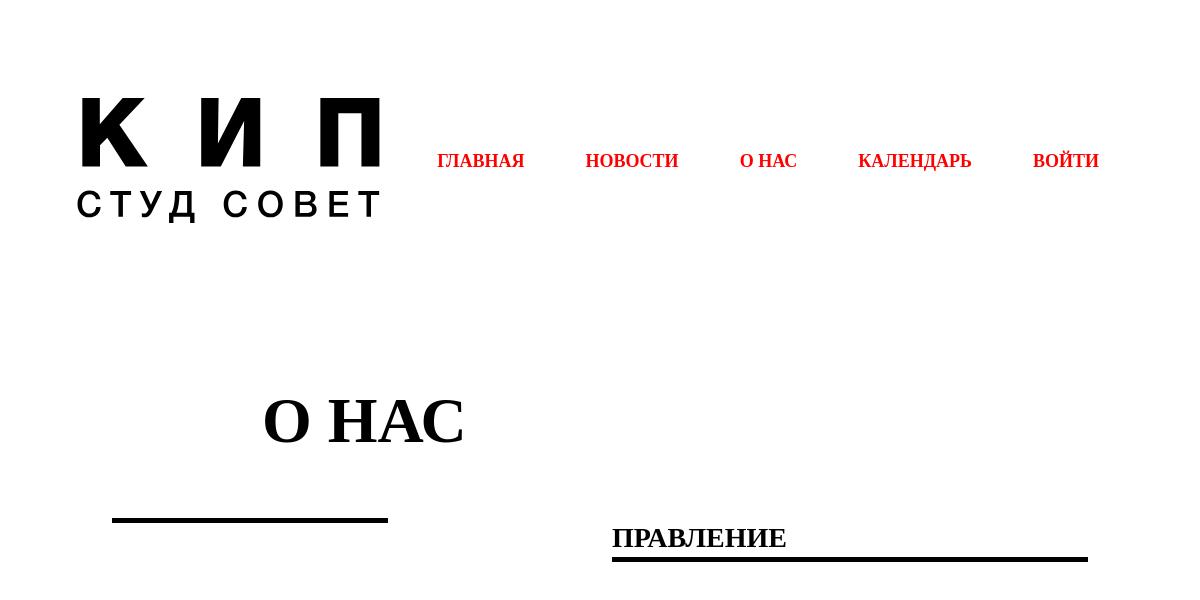
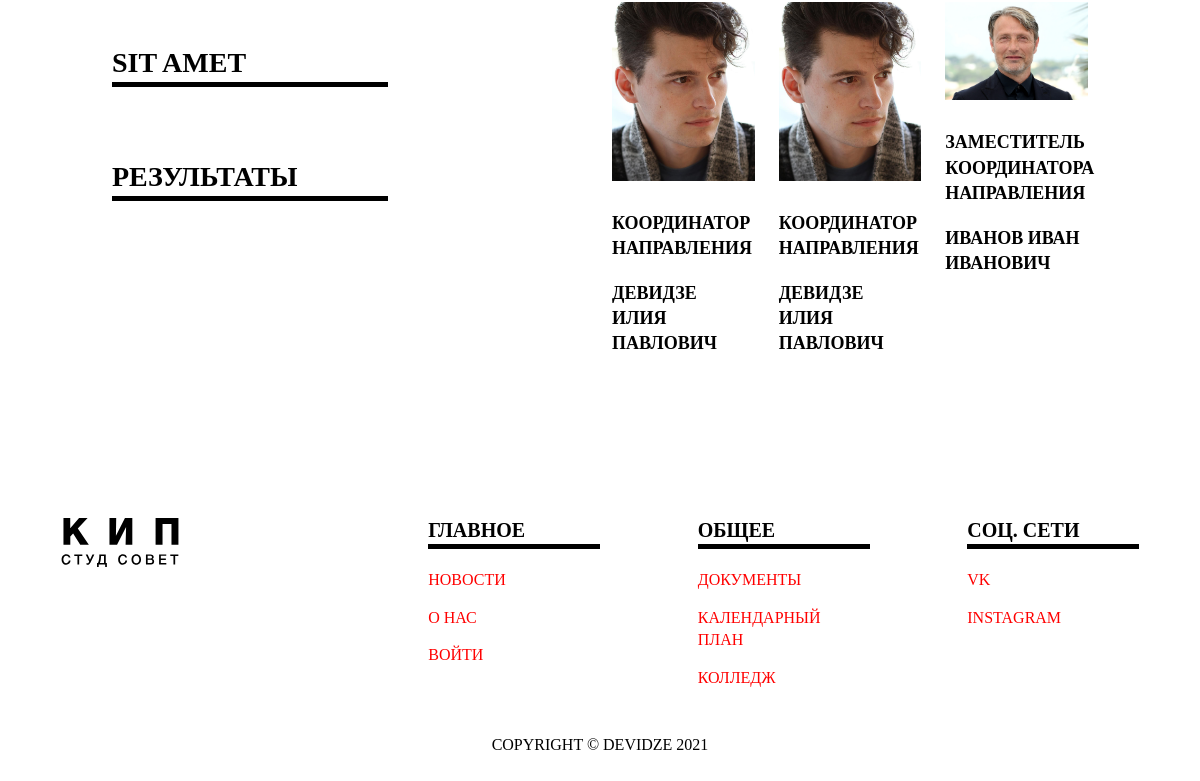
Page /about/ on the earlier database version (2 pictures, top to bottom).
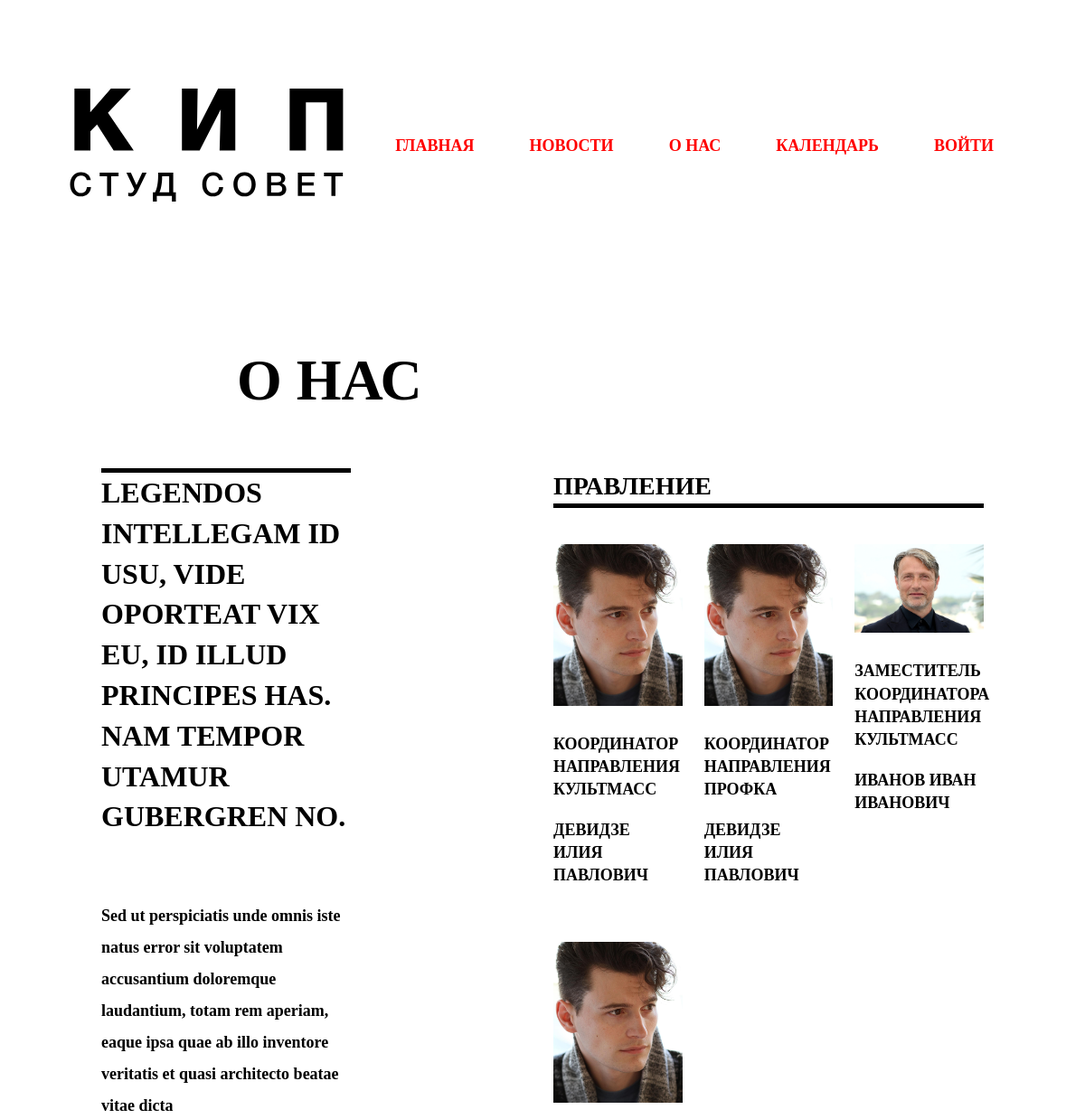
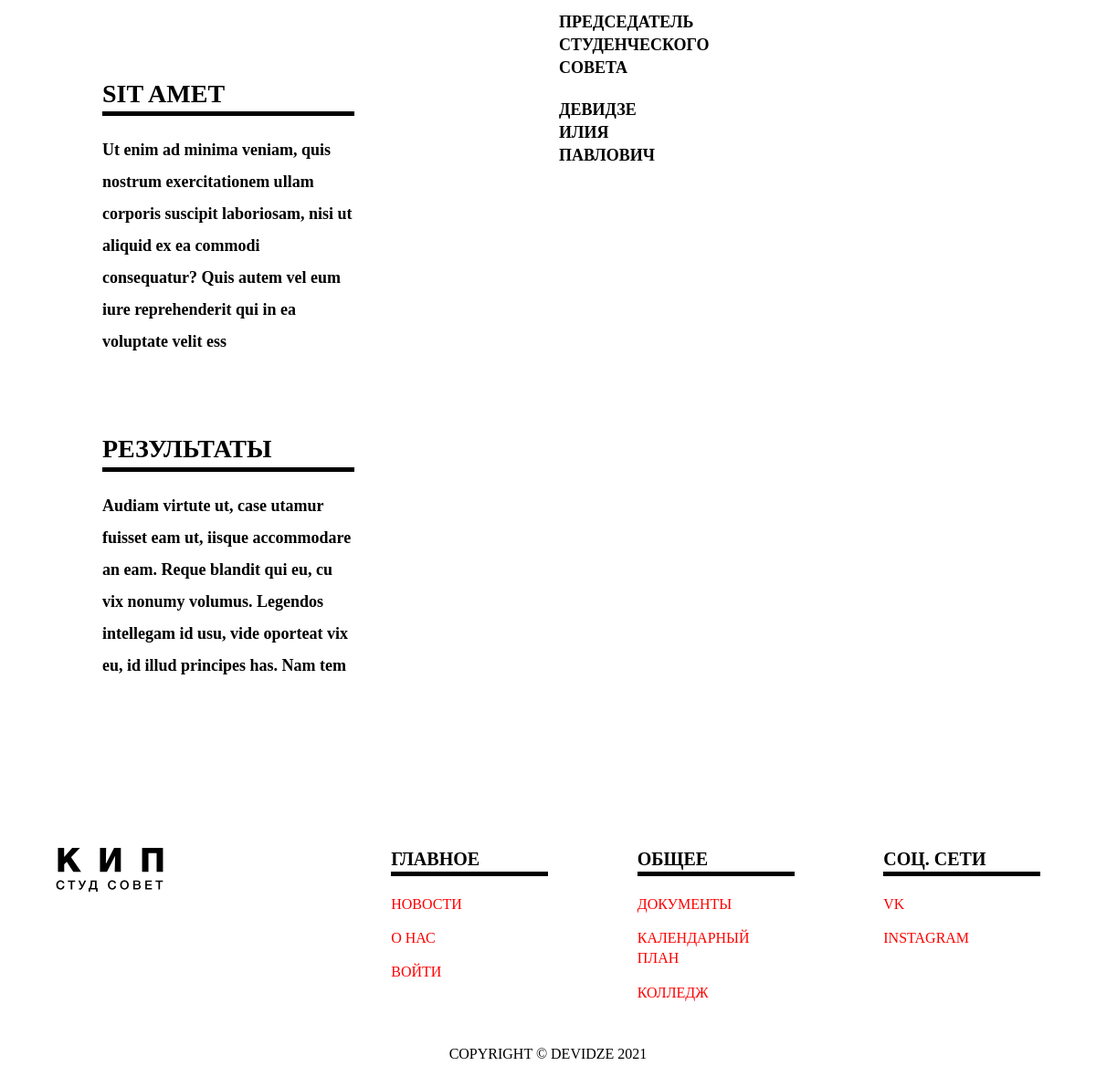
Same page on the later database version (2 pictures, top to bottom).
### accounts/models.py (models this page shows, shortened)
class ListDirection(models.Model):
    STATUS = (
            ('Участник', 'Участник'),
            ('Правление', 'Правление')
    )
    tags        = models.ForeignKey(Tag, null=True, on_delete=models.SET_NULL)
    user        = models.ForeignKey(Student, null=True, on_delete=models.SET_NULL)
    status      = models.CharField(max_length=200, blank=True, null=True, choices=STATUS)
    role        = models.CharField(max_length=200, blank=True, null=True)
    date_created= models.DateTimeField(auto_now_add=True, null=True)

class Student(models.Model):
    user        = models.OneToOneField(User, null=True, on_delete=models.CASCADE)
    group       = models.ForeignKey(Company, null=True, on_delete=models.SET_NULL)
    fio         = models.CharField(max_length=200, null=True)
    email       = models.CharField(max_length=200, null=True)
    phone       = models.CharField(max_length=200, null=True)
    birthday    = models.DateField(null=True)
    profile_pic = models.ImageField(default='avatar.png', null=True, blank=True)
    vk_url      = models.CharField(max_length=200, blank=True, null=True)
    instagram_url   = models.CharField(max_length=200, blank=True, null=True)
    date_created= models.DateTimeField(auto_now_add=True, null=True)

class About(models.Model):
    tags        = models.ForeignKey(Tag, null = True, blank = True, on_delete = models.SET_NULL)
    goals       = models.CharField(max_length=200, blank=True, null=True)
    main_text   = models.CharField(max_length=200, blank=True, null=True)
    common_text = models.CharField(max_length=200, blank=True, null=True)
    result      = models.CharField(max_length=200, blank=True, null=True)

### accounts/views.py (the view)
# urls.py: path('about/', views.about, name="about"),
def about(request):
    users = ListDirection.objects.filter(status="Правление")
    text_about = About.objects.filter(tags__name="Общее").last()
    if unauthenticated_user == True:
        account = request.user.student
    account = None
    context = {
        'users':users, 'text_about':text_about, 'account':account
    }
    return render(request, 'accounts/pages/about.html', context)

### accounts/templates/accounts/pages/about.html
{% extends 'accounts/main.html' %}
{% load static %}
{% block content %}
<section class="promo row">
    <div class="col-12 col-sm-7 promo-header">
        О нас
    </div>
</section>
<section class="info row">
    <div class="col-1 col-xs-0 col-sm-1"></div>
    <div class="col-xs-6 col-sm-10 col-md-5 col-lg-3 info-boxes">
        <div class="row">
            <div class="info-box">
                <div class="info-author-header">{{text_about.goals}}</div>
                <div class="info-text">{{text_about.main_text}}</div>
            </div>
            <div class="info-box">
                <div class="box-header">Sit amet </div>
                <div class="info-text">{{text_about.common_text}}</div>
            </div>
            <div class="info-box">
                <div class="box-header">Результаты </div>
                <div class="info-text">{{text_about.result}}</div>
            </div>
        </div>
    </div>
    <div class="col-xs-0 col-sm-2 col-md-1 col-lg-2"></div>
    <div class="col-xs-12 col-sm-8 col-md-4 col-lg-5 info-users">
        <div class="box-header">Правление</div>
        <div class="row">
            {% for user in users %}
            <div class="col-xs-12 col-sm-12 col-md-12 col-lg-4 info-user">
                <img class="img-fluid" src="{{user.user.profile_pic.url}}" alt="">
                {% if request.user.is_staff %}
                <div class="info-role"><a href="{% url 'direction' user.tags.id %}">{{user.role}}</a></div>
                    {% if user.user.fio == account.fio %}
                        <div class="info-fio"><a href="{% url 'main_user' %}">{{user.user.fio}}</a></div>
                    {% else %}
                        <div class="info-fio"><a href="{% url 'admin_lookuser' user.user.fio %}">{{user.user.fio}}</a></div>
                    {% endif %}
                {% else %}
                    <div class="info-role">{{user.role}}</div>
                    <div class="info-fio">{{user.user.fio}}</div>
                {% endif %}
            </div>
            {% endfor %}
        </div>
    </div>
    <div class="col-xs-0 col-md-1"></div>
</section>
{% endblock %}

### accounts/templates/accounts/main.html (shortened to what this page needs)
{% load static %}
<!DOCTYPE html>
<html lang="en">
<head>
    <link rel="stylesheet" href="https://cdn.jsdelivr.net/npm/bootstrap@5.0.0-beta1/dist/css/bootstrap.rtl.min.css"
>
    <link rel="stylesheet" type="text/css" href="{% static './css/styles.css' %}">
    <link rel="stylesheet" type="text/css" href="{% static './css/fonts.css' %}">
    <link rel="stylesheet" type="text/css" href="{% static './css/Helvetica.css' %}">
</head>
<body>
    <div class="container-fluid">
        {% include 'accounts/blocks/hider.html'%}
        {% include 'accounts/blocks/header.html'%}
        {% block content %}
        {% endblock %}
        {% include 'accounts/blocks/footer.html'%}
        {% include 'accounts/blocks/copyright.html'%}
    </div>
</body>
</html>

### accounts/templates/accounts/blocks/hider.html
{% load static %}
<section class="hider row">
    <div class="col-12">
    </div>
</section>

### accounts/templates/accounts/blocks/header.html (shortened to what this page needs)
{% load static %}
<div class="container-fluid">
    <section class="header row">
        <nav class="navbar navbar-expand-xl navbar-light">
            <div class="container-fluid header-navs">
                <a class="navbar-brand" href="{% url 'main' %}"><img class="header-logo" src="{% static '/images/logo.svg' %}" alt="logo"></a>
                <div class="collapse navbar-collapse" id="navbarSupportedContent">
                    <ul class="navbar-nav me-auto mb-2 mb-lg-0 nav-items">
                        <li class="nav-item">
                            <a class="nav-link" href="{% url 'main' %}">Главная</a>
                        </li>
                        <li class="nav-item">
                            <a class="nav-link" href="{% url 'news' %}">Новости</a>
                        </li>
                        <li class="nav-item">
                            <a class="nav-link" href="{% url 'about' %}">О нас</a>
                        </li>
                        <li class="nav-item">
                            <a class="nav-link" href="{% url 'calendar' %}">Календарь</a>
                        </li>
                        {% if request.user.is_authenticated %}
                            <li class="nav-item">
                                <a class="nav-link" href="{% url 'main_user' %}">Аккаунт</a>
                            </li>
                            <li class="nav-item">
                                <a class="nav-link" href="{% url 'logout' %}">Выйти</a>
                            </li>
                        {% else %}
                            <li class="nav-item">
                                <a class="nav-link" href="{% url 'login' %}">Войти</a>
                            </li>
                        {% endif %}
                    </ul>
                </div>
            </div>
        </nav>
    </section>
</div>

### accounts/templates/accounts/blocks/footer.html
{% load static %}
{% block content %}
<div class="container-fluid">
    <section class="footer row">
        <div class="col-xs-12 col-sm-10 col-lg-3 footer-nav">
            <a href="{% url 'main' %}"><img class="footer-logo" src="{% static '/images/logo.svg' %}" alt="Логотип"></a>
        </div>
        <div class="col-xs-12 col-sm-10 col-lg-2 footer-nav">
            <div class="footer-box">
                <div class="footer-nav-header">Главное</div>
                <div class="footer-nav-item"><a class="nav-item-link" href="{% url 'news' %}"">Новости</a></div>
                <div class="footer-nav-item"><a class="nav-item-link" href="{% url 'about' %}">О нас</a></div>
                {% if request.user.is_authenticated %}
                    {% if request.user.is_staff %}
                    <div class="footer-nav-item"><a class="nav-item-link" href="{% url 'admin_users' %}">Студенты</a></div>
                    <div class="footer-nav-item"><a class="nav-item-link" href="{% url 'admin_table' %}">Мероприятия</a></div>
                    {% endif %}
                    <div class="footer-nav-item"><a class="nav-item-link" href="{% url 'main_user' %}">Аккаунт</a></div>
                    <div class="footer-nav-item"><a class="nav-item-link" href="{% url 'logout' %}">Выйти</a></div>
                {% else %}
                    <div class="footer-nav-item"><a class="nav-item-link" href="{% url 'login' %}">Войти</a></div>
                {% endif %}
            </div>
        </div>
        <div class="col-xs-12 col-sm-10 col-lg-2 footer-nav">
            <div class="footer-box">
                <div class="footer-nav-header">Общее</div>
                <div class="footer-nav-item"><a class="nav-item-link" href="{% url 'docs_council' %}">Документы</a></div>
                <div class="footer-nav-item"><a class="nav-item-link" href="{% url 'calendar' %}">Календарный план</a></div>
                <div class="footer-nav-item"><a class="nav-item-link" href="{% url 'docs_college' %}">Колледж</a></div>
            </div>
        </div>
        <div class="col-xs-12 col-sm-10 col-lg-2 footer-nav">
            <div class="footer-box">
                <div class="footer-nav-header">Соц. сети</div>
                <div class="footer-nav-item"><a class="nav-item-link" href="https://vk.com/timeofkip">vk</a></div>
                <div class="footer-nav-item"><a class="nav-item-link" href="https://www.instagram.com/studsovet_kip/">instagram</a></div>
            </div>
        </div>
    </section>
</div>
{% endblock %}

### accounts/templates/accounts/blocks/copyright.html
{% load static %}
<section class="copyright row">
    <div class="copyright-item">Copyright © Devidze 2021</div>
</section>

### static/css/styles.css (style rules this page uses)
body { min-width: 400px; }
@media all { .box-header { margin-bottom: 40px; } }
@media all { .hider { height: 10vh; } }
@media all { .header { margin-bottom: 130px; } }
@media all { .header-logo { margin-left: 3.5vh; } }
@media all { .navbar-brand { margin: 0 0px; } }
@media all { .nav-item { margin-right: 75px; } }
@media all { .promo { margin-bottom: 50px; display: flex; justify-content: center; } }
@media all { .info { margin-bottom: 100px; } }
@media all { .info-author-header { margin-bottom: 90px; } }
@media all { .info-box { margin-bottom: 50px; } }
@media all { .info-user { margin-bottom: 60px; } }
@media all { .info-role { margin-top: 30px; } }
@media all { .info-fio { margin-top: 20px; } }
@media all { .footer { margin-bottom: 25px; justify-content: space-around; } }
@media all { .footer-logo { margin-bottom: 30px; } }
@media all { .footer-box { margin-bottom: 20px; } }
@media all { .footer-nav-header { margin-bottom: 20px; } }
@media all { .footer-nav-item { margin-bottom: 15px; } }
@media all { .copyright-item { text-align: center; margin-bottom: 25px; } }
@media (max-width: 3840px) { .nav-item { margin-right: 75px; } }
@media (max-width: 3840px) { .info { margin-bottom: 100px; } }
@media (max-width: 3840px) { .info-box { margin-bottom: 100px; } }
@media (max-width: 1440px) { .nav-item { margin-right: 45px; } }
@media (max-width: 1440px) { .info { margin-bottom: 100px; } }
@media (max-width: 1440px) { .info-box { margin-bottom: 50px; } }
@media (max-width: 1440px) { .info-text { margin-top: -20px; margin-bottom: 30px; } }
@media (max-width: 1440px) { .footer-logo { width: 15vh; } }

Differences in the rows shown:
added About: goals "LEGENDOS INTELLEGAM ID USU, VIDE OPORTEAT VIX EU, ID ILLUD PRINCIPES HAS. NAM TEMPOR UTAMUR GUBERGREN NO.", main_text "Sed ut perspiciatis unde omnis iste natus error sit voluptatem accusantium doloremque laudantium, totam rem aperiam, eaque ipsa quae ab illo inventore veritatis et quasi architecto beatae vitae dicta", common_text "Ut enim ad minima veniam, quis nostrum exercitationem ullam corporis suscipit laboriosam, nisi ut aliquid ex ea commodi consequatur? Quis autem vel eum iure reprehenderit qui in ea voluptate velit ess", result "Audiam virtute ut, case utamur fuisset eam ut, iisque accommodare an eam. Reque blandit qui eu, cu vix nonumy volumus. Legendos intellegam id usu, vide oporteat vix eu, id illud principes has. Nam tem"
changed ListDirection: role "КООРДИНАТОР НАПРАВЛЕНИЯ" → "КООРДИНАТОР НАПРАВЛЕНИЯ КУЛЬТМАСС"
changed ListDirection: role "КООРДИНАТОР НАПРАВЛЕНИЯ" → "КООРДИНАТОР НАПРАВЛЕНИЯ ПРОФКА"
changed ListDirection "ИВАНОВ ИВАН ИВАНОВИЧ": role "ЗАМЕСТИТЕЛЬ КООРДИНАТОРА НАПРАВЛЕНИЯ" → "ЗАМЕСТИТЕЛЬ КООРДИНАТОРА НАПРАВЛЕНИЯ КУЛЬТМАСС"
added ListDirection: user.profile_pic (picture), role "ПРЕДСЕДАТЕЛЬ СТУДЕНЧЕСКОГО СОВЕТА", user.fio "ДЕВИДЗЕ ИЛИЯ ПАВЛОВИЧ"
